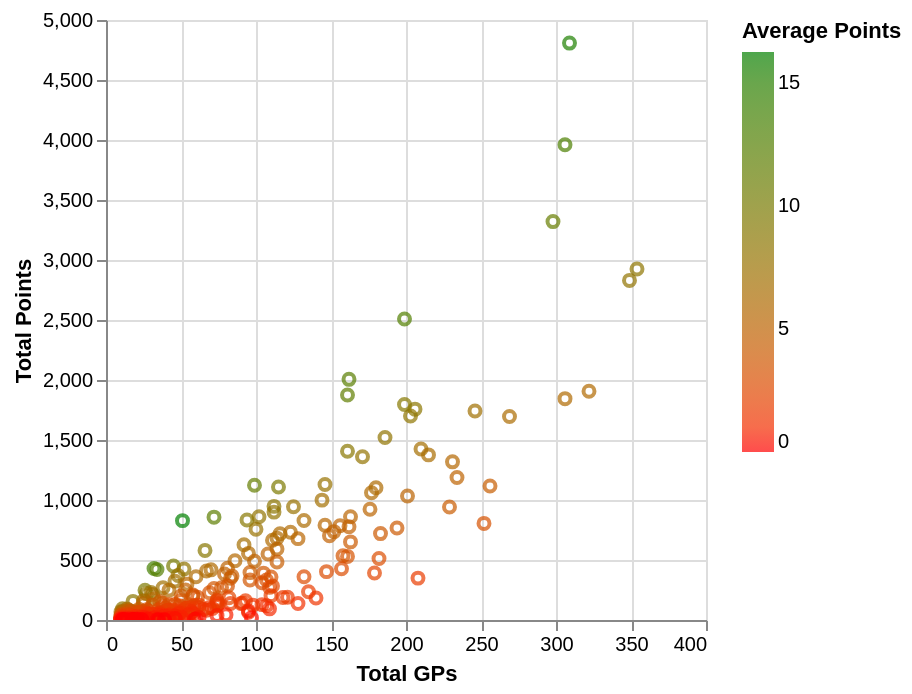

Specify this chart in Vega-Lite:
### Vega-Lite specification from a JSON file in a GitHub repository (floating-point values rounded to 4 significant figures; data arrays with more than 128 entries replaced by an {"elided": "..."} marker saying what was removed)
{"$schema": "https://vega.github.io/schema/vega-lite/v5.json", "description": "A scatterplot showing total points and total GPs for F1 drivers", "data": {"values": {"elided": "340 records"}}, "params": [{"name": "grid", "select": "interval", "bind": "scales"}], "mark": {"type": "point"}, "width": 300, "height": 300, "encoding": {"x": {"field": "Total GPs", "type": "quantitative"}, "y": {"field": "Total Points", "type": "quantitative"}, "color": {"field": "Average Points", "type": "quantitative", "scale": {"range": ["red", "green"]}}, "tooltip": [{"field": "Driver", "type": "nominal"}, {"field": "Average Points", "type": "quantitative"}, {"field": "Total Points", "type": "quantitative"}, {"field": "Total GPs", "type": "quantitative"}]}, "config": {}}
